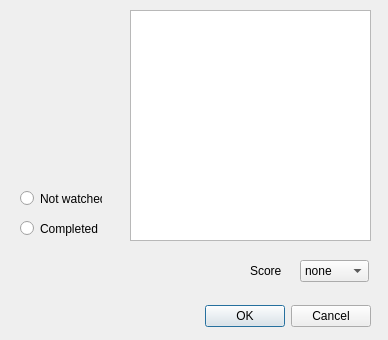
<?xml version="1.0" encoding="UTF-8"?>
<ui version="4.0">
 <class>DialogAnime</class>
 <widget class="QDialog" name="DialogAnime">
  <property name="geometry">
   <rect>
    <x>0</x>
    <y>0</y>
    <width>388</width>
    <height>340</height>
   </rect>
  </property>
  <property name="windowTitle">
   <string>Edit</string>
  </property>
  <widget class="QDialogButtonBox" name="buttonBox">
   <property name="geometry">
    <rect>
     <x>30</x>
     <y>300</y>
     <width>341</width>
     <height>32</height>
    </rect>
   </property>
   <property name="orientation">
    <enum>Qt::Horizontal</enum>
   </property>
   <property name="standardButtons">
    <set>QDialogButtonBox::Cancel|QDialogButtonBox::Ok</set>
   </property>
  </widget>
  <widget class="QLabel" name="labelPicture">
   <property name="geometry">
    <rect>
     <x>10</x>
     <y>10</y>
     <width>112</width>
     <height>172</height>
    </rect>
   </property>
   <property name="text">
    <string/>
   </property>
  </widget>
  <widget class="QRadioButton" name="radioButtonNotWatched">
   <property name="geometry">
    <rect>
     <x>20</x>
     <y>190</y>
     <width>82</width>
     <height>17</height>
    </rect>
   </property>
   <property name="text">
    <string>Not watched</string>
   </property>
  </widget>
  <widget class="QRadioButton" name="radioButtonCompleted">
   <property name="geometry">
    <rect>
     <x>20</x>
     <y>220</y>
     <width>82</width>
     <height>17</height>
    </rect>
   </property>
   <property name="text">
    <string>Completed</string>
   </property>
  </widget>
  <widget class="QComboBox" name="comboBoxScore">
   <property name="geometry">
    <rect>
     <x>300</x>
     <y>260</y>
     <width>69</width>
     <height>22</height>
    </rect>
   </property>
   <item>
    <property name="text">
     <string>none</string>
    </property>
   </item>
   <item>
    <property name="text">
     <string>1</string>
    </property>
   </item>
   <item>
    <property name="text">
     <string>2</string>
    </property>
   </item>
   <item>
    <property name="text">
     <string>3</string>
    </property>
   </item>
   <item>
    <property name="text">
     <string>4</string>
    </property>
   </item>
   <item>
    <property name="text">
     <string>5</string>
    </property>
   </item>
   <item>
    <property name="text">
     <string>6</string>
    </property>
   </item>
   <item>
    <property name="text">
     <string>7</string>
    </property>
   </item>
   <item>
    <property name="text">
     <string>8</string>
    </property>
   </item>
   <item>
    <property name="text">
     <string>9</string>
    </property>
   </item>
   <item>
    <property name="text">
     <string>10</string>
    </property>
   </item>
  </widget>
  <widget class="QLabel" name="label">
   <property name="geometry">
    <rect>
     <x>250</x>
     <y>260</y>
     <width>51</width>
     <height>22</height>
    </rect>
   </property>
   <property name="text">
    <string>Score</string>
   </property>
  </widget>
  <widget class="QPlainTextEdit" name="labelSynopsis">
   <property name="geometry">
    <rect>
     <x>130</x>
     <y>10</y>
     <width>241</width>
     <height>231</height>
    </rect>
   </property>
  </widget>
 </widget>
 <resources/>
 <connections>
  <connection>
   <sender>buttonBox</sender>
   <signal>accepted()</signal>
   <receiver>DialogAnime</receiver>
   <slot>accept()</slot>
   <hints>
    <hint type="sourcelabel">
     <x>248</x>
     <y>254</y>
    </hint>
    <hint type="destinationlabel">
     <x>157</x>
     <y>274</y>
    </hint>
   </hints>
  </connection>
  <connection>
   <sender>buttonBox</sender>
   <signal>rejected()</signal>
   <receiver>DialogAnime</receiver>
   <slot>reject()</slot>
   <hints>
    <hint type="sourcelabel">
     <x>316</x>
     <y>260</y>
    </hint>
    <hint type="destinationlabel">
     <x>286</x>
     <y>274</y>
    </hint>
   </hints>
  </connection>
 </connections>
</ui>
